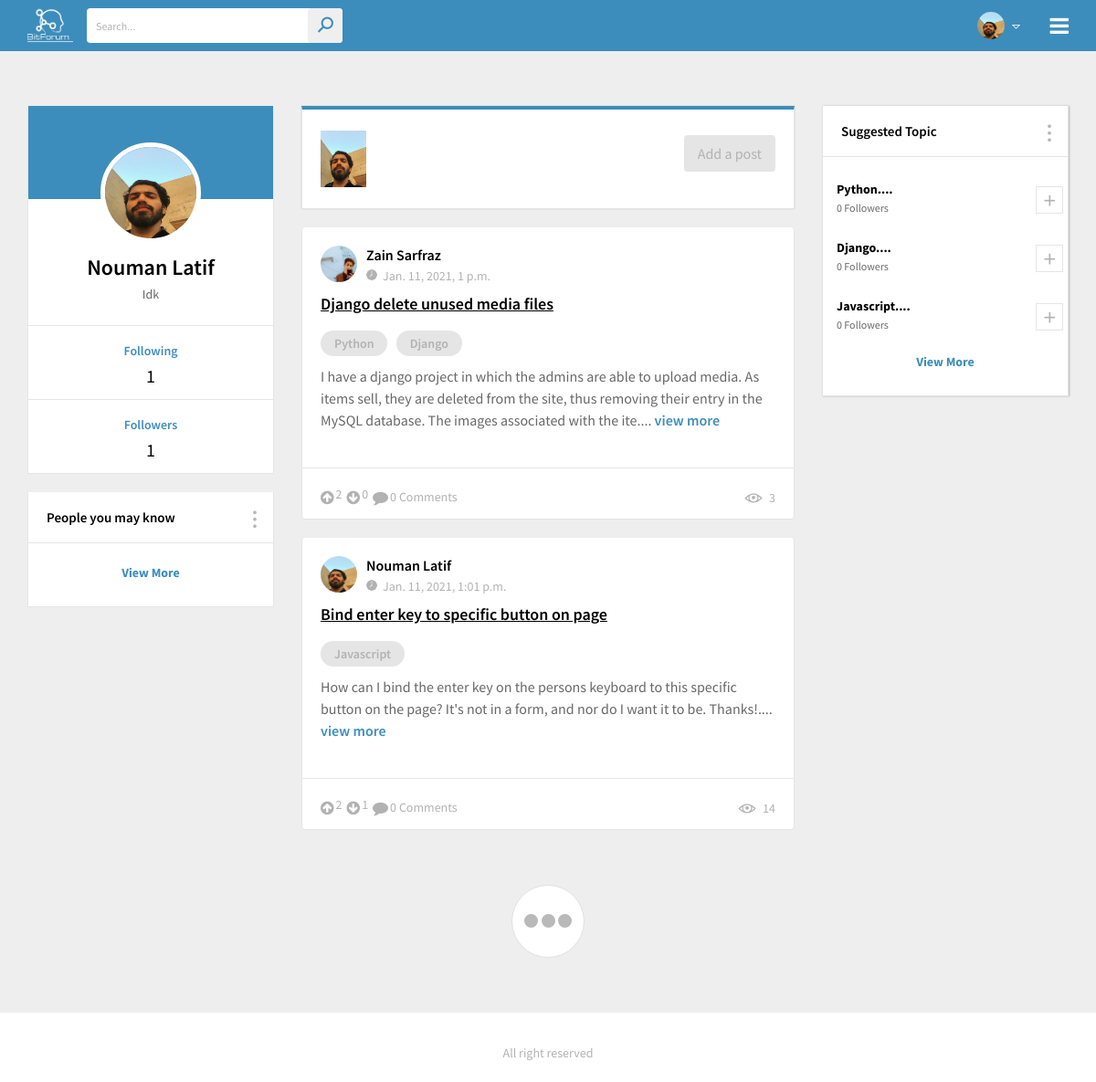
The app's page / (signed in) with its own data.
### posts/models.py (models this page shows, shortened)
class User(models.Model):
    email = models.EmailField(max_length=254,unique=True)
    name = models.TextField()
    password = models.TextField(max_length=15)
    status = models.TextField(max_length=250)
    profile_pic = models.ImageField(upload_to='')

class Post(models.Model):
    title = models.CharField(max_length=80)
    content = models.TextField()
    date_time = models.DateTimeField(auto_now_add=True)
    no_of_views = models.PositiveIntegerField(default=0)
    user_id = models.ForeignKey(User,related_name='post_author',on_delete=models.CASCADE)

class Topic(models.Model):
    topic_name = models.CharField(max_length=50)

### bitforum/views.py (the view, shortened to what this page needs)
# urls.py: 2. Add a URL to urlpatterns:  path('', views.home, name='home')
def home(request):
    from django.conf import settings
    print(settings.MEDIA_URL)
    if 'email' in request.session:
        user = User.objects.get(email=request.session['email'])
        followers_count = FollowersFollowings.objects.filter(followingId=user.id)
        following_count = FollowersFollowings.objects.filter(followerId=user.id)
        followed_topics = TopicFollower.objects.filter(followerId=user.id)
        allUser = User.objects.all()
        people_you_may_know = []
        topics = []
        alltopics = Topic.objects.all()
        for t in alltopics:
            found = False
            for temp in followed_topics:
                if temp.topicId.topic_name == t.topic_name:
                    found = True
                    break
            if found:
                continue
            else:
                topics.append(t)
        for u in allUser:
            found = False
            if u.email == user.email:
                continue
            for temp in following_count:
                if temp.followingId.email == u.email:
                    found = True
                    break
            if found:
                continue
            else:
                people_you_may_know.append(u)
        people_you_may_know=people_you_may_know[0:4]
        postsToShow = []
        for following in following_count:
            oneUserPosts = Post.objects.filter(user_id = following.followingId)
            for i in oneUserPosts:
                onePost = {}
                onePost['post'] = i
                onePost['upvote'] = len(Upvote.objects.filter(postId=i))
                onePost['downvote'] = len(Downvote.objects.filter(postId=i))
                onePost['comments'] = len(Comment.objects.filter(postId=i))
                topicListOfThatPost = []
                contains   = Contains.objects.filter(postId=i)
                for j in contains:
                    topicListOfThatPost.append(Topic.objects.get(id=j.topicId.id))
                onePost['topicsList'] = topicListOfThatPost
                postsToShow.append(onePost)
        myPosts = Post.objects.filter(user_id=user)
        for i in myPosts:
            onePost = {}
            onePost['post'] = i
            onePost['upvote'] = len(Upvote.objects.filter(postId=i))
            onePost['downvote'] = len(Downvote.objects.filter(postId=i))
            onePost['comments'] = len(Comment.objects.filter(postId=i))
            topicListOfThatPost = []
            contains = Contains.objects.filter(postId=i)
            for j in contains:
                topicListOfThatPost.append(Topic.objects.get(id=j.topicId.id))
            onePost['topicsList'] = topicListOfThatPost
            postsToShow.append(onePost)
        followedTopicList = []
        for topic in followed_topics:
            followedTopicList.append(Topic.objects.get(id=topic.topicId.id))
        newList = {x['post']: x for x in postsToShow}.values()
        postsToShow = newList
        topics = topics[0:4]
        topics_with_follower_count = []
        for topic in topics:
            topics_with_follower_count.append({'t':topic.topic_name,'count':str(len(TopicFollower.objects.filter(topicId=topic.id)))+" Followers"})
        return render(request,'news-feed.html',{'newsFeedPosts':postsToShow,'user':user,'followers_count':len(followers_count),'following_count':len(following_count)+len(followed_topics),'people':people_you_may_know,'suggested_topics':topics_with_follower_count,'myfollowers':followers_count,'myfollowing':following_count
                                                ,'mytopics':followed_topics})
    else:
        return redirect(login_signup_page)

### templates/news-feed.html (shortened to what this page needs)
{% load static %}
{% load static %}
<!DOCTYPE html>
<html>
<head>
<link rel="stylesheet" type="text/css" href="{% static 'css/animate.css' %}">
<link rel="stylesheet" type="text/css" href="{% static 'css/bootstrap.min.css' %}">
<link rel="stylesheet" type="text/css" href="{% static 'css/line-awesome.css' %}">
<link rel="stylesheet" type="text/css" href="{% static 'css/line-awesome-font-awesome.min.css' %}">
<link rel="stylesheet" type="text/css" href="{% static 'css/font-awesome.min.css' %}">
<link rel="stylesheet" type="text/css" href="{% static 'css/jquery.mCustomScrollbar.min.css' %}">
<link rel="stylesheet" type="text/css" href="{% static 'lib/slick/slick.css' %}">
<link rel="stylesheet" type="text/css" href="{% static 'lib/slick/slick-theme.css' %}">
<link rel="stylesheet" type="text/css" href="{% static 'css/style.css' %}">
<link rel="stylesheet" type="text/css" href="{% static 'css/responsive.css' %}">
</head>
<body>
	<div class="wrapper">
		<header>
			<div class="container">
				<div class="header-data">
					<div class="logo">
						<a href="" title=""><img src="{% static 'images/logo.png' %}" height="50" width="50" alt=""></a>
					</div>
					<div class="search-bar">
						<form>
							<input type="text" name="search" placeholder="Search...">
							<button type="submit"><i class="la la-search"></i></button>
						</form>
					</div>
					<div class="menu-btn">
						<a href="#" title=""><i class="fa fa-bars"></i></a>
					</div>
					<div class="user-account">
						<div class="user-info" >
							<img src=" {{ user.profile_pic }} " height="30" width="30" alt="" style="margin-left:40px">
							<i class="la la-sort-down"></i>
						</div>
					</div>
				</div>
			</div>
		</header>
		<main>
			<div class="main-section">
				<div class="container">
					<div class="main-section-data">
						<div class="row">
							<div class="col-lg-3 col-md-4 pd-left-none no-pd">
								<div class="main-left-sidebar no-margin">
									<div class="user-data full-width">
										<div class="user-profile">
											<div class="username-dt">
												<div class="usr-pic" style="height:120;width:100;">
													<img src=" {{  user.profile_pic }} " height="110" width="100" alt="">
												</div>
											</div>
											<div class="user-specs">
												<h3> {{ user.name }} </h3>
												<span>{{ user.status }}</span>
											</div>
										</div>
										<ul class="user-fw-status">
											<li>
												<div class="container">
													<h4><a href="#" title="" data-toggle="modal" data-target="#myModal">Following</a></h4>
												</div>
												<span>{{ following_count }}</span>
											</li>
											<li>
												<div class="container">
													<h4><a href="#"  data-toggle="modal" data-target="#myModal2">Followers</a></h4>
                                                  </div>
												<span>{{ followers_count }}</span>
											</li>
										</ul>
									</div>
									<div class="suggestions full-width">
										<div class="sd-title">
											<h3>People you may know</h3>
											<i class="la la-ellipsis-v"></i>
										</div>
										<div class="suggestions-list">
											<div class="view-more">
												<a href="#" title="">View More</a>
											</div>
										</div>
									</div>
								</div>
							</div>
							<div class="col-lg-6 col-md-8 no-pd">
								<div class="main-ws-sec">
									<div class="post-topbar">
										<div class="user-picy" >
											<img src="{{user.profile_pic}}"  alt="">
										</div>
										<div class="post-st">
											<ul>
												<li><a class="post_project" href="#" title="">Add a post</a></li>
											</ul>
										</div>
									</div>
									<div class="posts-section">
										{% for post in newsFeedPosts %}
										<div class="post-bar">
											<div class="post_topbar">
												<div class="usy-dt">
													<a href="/viewProfile/{{ post.post.user_id.id }}"><img src="{{post.post.user_id.profile_pic}}" height="40" width="40" alt=""></a>
													<div class="usy-name">
														<a href="/viewProfile/{{ post.post.user_id.id }}"><h3>{{post.post.user_id.name}}</h3></a>
														<span><img src="{% static 'images/clock.png' %}" alt="">{{post.post.date_time}}</span>
													</div>
												</div>
											</div>
											<div class="job_descp">
												<a href="/post/{{post.post.id}}" ><h3 style="text-decoration: underline">{{post.post.title}}</h3></a>
												<ul class="skill-tags">
													{% for topic in post.topicsList %}
													<li><a href="#" title="">{{ topic.topic_name }}</a></li>
													{% endfor %}
												</ul>
												<p>{{ post.post.content | slice:"0:200" | add:"...." }} <a href="/post/{{post.post.id}}" title="">view more</a></p>
											</div>
											<div class="job-status-bar">
												<ul class="like-com">
													<li>
														<a onclick="upvoteAjax(this.name)" name="{{post.post.id}}"  style="cursor:pointer;">
															<i class="fa fa-arrow-circle-up" id="{{post.post.id}}upvote-icon" aria-hidden="true"></i>
																<div style="float: right" id="{{post.post.id}}upvote-count"> {{post.upvote}}  </div></a>
															<a style="cursor: pointer" onclick="downvoteAjax(this.name)" name="{{post.post.id}}" >
																<i class="fa fa-arrow-circle-down" id="{{post.post.id}}downvote-icon"  aria-hidden="true"></i>
																<div style="float: right" id="{{post.post.id}}downvote-count"> {{post.downvote}}  </div></a>
														<a href="/post/{{post.post.id}}"><i class="fa fa-comment" aria-hidden="true"></i>{{post.comments}} Comments</a>
													</li>
												</ul>
												<a><i class="la la-eye"></i>{{post.post.no_of_views}}</a>
											</div>
										</div>
										{% endfor %}
										<div class="process-comm">
											<div class="spinner">
												<div class="bounce1"></div>
												<div class="bounce2"></div>
												<div class="bounce3"></div>
											</div>
										</div>
									</div>
								</div>
							</div>
							<div class="col-lg-3 pd-right-none no-pd">
								<div class="right-sidebar">
									<div class="widget suggestions full-width">
										<div class="sd-title">
											<h3>Suggested Topic</h3>
											<i class="la la-ellipsis-v"></i>
										</div>
										<div class="suggestions-list">
											{% for topic in suggested_topics %}
											<div class="suggestion-usd">
												<div class="sgt-text">
													<h4>{{ topic.t | slice:"0:20" | add:"...." }}</h4>
													<span>{{ topic.count }}</span>
												</div>
												<span><i class="la la-plus"></i></span>
											</div>
											{% endfor %}
											<div class="view-more">
												<a href="#" title="">View More</a>
											</div>
										</div>
									</div>
								</div>
							</div>
						</div>
					</div>
				</div>
			</div>
		</main>
        <footer>
			<div class="footy-sec mn no-margin">
				<div class="container">
					<ul>
						<li><a href="#" title="">All right reserved</a></li>
					</ul>
				</div>
			</div>
		</footer>
	</div>
</body>
</html>

### static/css/responsive.css (style rules this page uses)
@media (max-width: 1200px) { .menu-btn { display: block; } }
@media (max-width: 1200px) { .suggestion-usd { padding: 15px 5px; } }
@media (max-width: 1200px) { .sd-title h3 { font-size: 15px; } }
@media (max-width: 1200px) { .footy-sec ul { width: 100%;text-align: center; } }
@media (max-width: 1200px) { .footy-sec.mn ul { padding: 30px 0 25px 0; } }
@media (max-width: 1200px) { .footy-sec { text-align: center; } }
@media (max-width: 1200px) { .sgt-text span { font-size: 12px; } }

### records on screen
User: profile_pic (picture), name "Nouman Latif", status "Idk"
Post: post.user_id.profile_pic (picture), post.user_id.name "Zain Sarfraz", post.date_time "Jan. 11, 2021, 1 p.m.", post "Django delete unused media files", post.content|add "I have a django project in which the admins are able to upload media. As items sell, they are deleted from the site, thus removing their entry in the MySQL database. The images associated with the ite....", upvote "2", downvote "0", comments "0", post.no_of_views "3"
Topic: topic_name "Python", t|add "Python...."
Topic: topic_name "Django", t|add "Django...."
Post: post.user_id.profile_pic (picture), post.user_id.name "Nouman Latif", post.date_time "Jan. 11, 2021, 1:01 p.m.", post "Bind enter key to specific button on page", post.content|add "How can I bind the enter key on the persons keyboard to this specific button on the page? It's not in a form, and nor do I want it to be. Thanks!....", upvote "2", downvote "1", comments "0", post.no_of_views "14"
Topic: topic_name "Javascript", t|add "Javascript...."

### other values on screen
{{ following_count }} "1"
{{ followers_count }} "1"
{{ topic.count }} "0 Followers" "0 Followers" "0 Followers"
